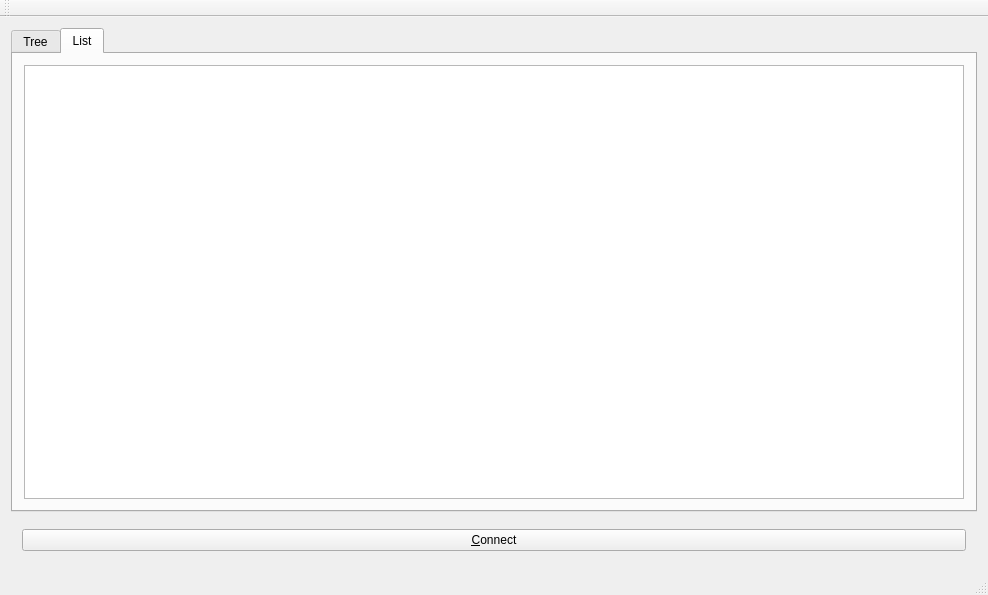
<?xml version="1.0" encoding="UTF-8"?>
<ui version="4.0">
 <class>MainWindow</class>
 <widget class="QMainWindow" name="MainWindow">
  <property name="geometry">
   <rect>
    <x>0</x>
    <y>0</y>
    <width>988</width>
    <height>595</height>
   </rect>
  </property>
  <property name="sizePolicy">
   <sizepolicy hsizetype="Preferred" vsizetype="Preferred">
    <horstretch>0</horstretch>
    <verstretch>0</verstretch>
   </sizepolicy>
  </property>
  <property name="windowTitle">
   <string>MainWindow</string>
  </property>
  <widget class="QWidget" name="centralWidget">
   <layout class="QVBoxLayout" name="verticalLayout">
    <item>
     <widget class="QTabWidget" name="tabWidget">
      <property name="currentIndex">
       <number>1</number>
      </property>
      <widget class="QWidget" name="tab">
       <attribute name="title">
        <string>Tree</string>
       </attribute>
       <layout class="QHBoxLayout" name="horizontalLayout">
        <item>
         <widget class="QTreeView" name="treeView">
          <property name="sortingEnabled">
           <bool>false</bool>
          </property>
          <attribute name="headerDefaultSectionSize">
           <number>300</number>
          </attribute>
         </widget>
        </item>
       </layout>
      </widget>
      <widget class="QWidget" name="tab_2">
       <attribute name="title">
        <string>List</string>
       </attribute>
       <layout class="QHBoxLayout" name="horizontalLayout_2">
        <item>
         <widget class="QTableView" name="tableView"/>
        </item>
       </layout>
      </widget>
     </widget>
    </item>
    <item>
     <widget class="QWidget" name="widget" native="true">
      <layout class="QHBoxLayout" name="horizontalLayout_3">
       <item>
        <widget class="QPushButton" name="pushButton">
         <property name="text">
          <string>&amp;Connect</string>
         </property>
        </widget>
       </item>
      </layout>
     </widget>
    </item>
   </layout>
  </widget>
  <widget class="QMenuBar" name="menuBar">
   <property name="geometry">
    <rect>
     <x>0</x>
     <y>0</y>
     <width>988</width>
     <height>22</height>
    </rect>
   </property>
  </widget>
  <widget class="QToolBar" name="mainToolBar">
   <attribute name="toolBarArea">
    <enum>TopToolBarArea</enum>
   </attribute>
   <attribute name="toolBarBreak">
    <bool>false</bool>
   </attribute>
  </widget>
  <widget class="QStatusBar" name="statusBar"/>
 </widget>
 <layoutdefault spacing="6" margin="11"/>
 <resources/>
 <connections/>
</ui>
